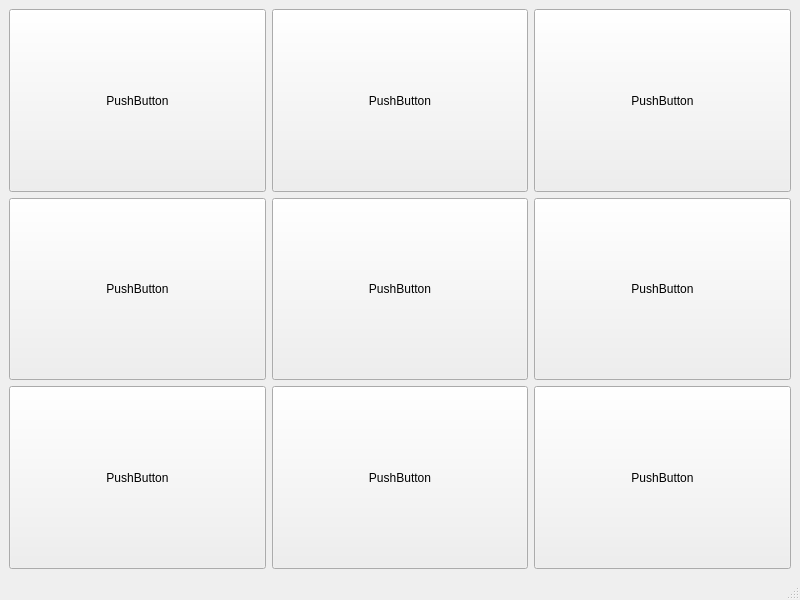
<?xml version="1.0" encoding="UTF-8"?>
<ui version="4.0">
 <class>MainWindow2</class>
 <widget class="QMainWindow" name="MainWindow2">
  <property name="geometry">
   <rect>
    <x>0</x>
    <y>0</y>
    <width>800</width>
    <height>600</height>
   </rect>
  </property>
  <property name="windowTitle">
   <string>MainWindow</string>
  </property>
  <widget class="QWidget" name="centralwidget">
   <layout class="QGridLayout" name="gridLayout">
    <item row="2" column="1">
     <widget class="QPushButton" name="pushButton_5">
      <property name="sizePolicy">
       <sizepolicy hsizetype="Minimum" vsizetype="Preferred">
        <horstretch>0</horstretch>
        <verstretch>0</verstretch>
       </sizepolicy>
      </property>
      <property name="text">
       <string>PushButton</string>
      </property>
     </widget>
    </item>
    <item row="1" column="0">
     <widget class="QPushButton" name="pushButton">
      <property name="sizePolicy">
       <sizepolicy hsizetype="Minimum" vsizetype="Preferred">
        <horstretch>0</horstretch>
        <verstretch>0</verstretch>
       </sizepolicy>
      </property>
      <property name="text">
       <string>PushButton</string>
      </property>
     </widget>
    </item>
    <item row="1" column="1">
     <widget class="QPushButton" name="pushButton_2">
      <property name="sizePolicy">
       <sizepolicy hsizetype="Minimum" vsizetype="Preferred">
        <horstretch>0</horstretch>
        <verstretch>0</verstretch>
       </sizepolicy>
      </property>
      <property name="text">
       <string>PushButton</string>
      </property>
     </widget>
    </item>
    <item row="2" column="0">
     <widget class="QPushButton" name="pushButton_4">
      <property name="sizePolicy">
       <sizepolicy hsizetype="Minimum" vsizetype="Preferred">
        <horstretch>0</horstretch>
        <verstretch>0</verstretch>
       </sizepolicy>
      </property>
      <property name="text">
       <string>PushButton</string>
      </property>
     </widget>
    </item>
    <item row="2" column="2">
     <widget class="QPushButton" name="pushButton_6">
      <property name="sizePolicy">
       <sizepolicy hsizetype="Minimum" vsizetype="Preferred">
        <horstretch>0</horstretch>
        <verstretch>0</verstretch>
       </sizepolicy>
      </property>
      <property name="text">
       <string>PushButton</string>
      </property>
     </widget>
    </item>
    <item row="1" column="2">
     <widget class="QPushButton" name="pushButton_3">
      <property name="sizePolicy">
       <sizepolicy hsizetype="Minimum" vsizetype="Preferred">
        <horstretch>0</horstretch>
        <verstretch>0</verstretch>
       </sizepolicy>
      </property>
      <property name="text">
       <string>PushButton</string>
      </property>
     </widget>
    </item>
    <item row="0" column="0">
     <widget class="QPushButton" name="pushButton_7">
      <property name="sizePolicy">
       <sizepolicy hsizetype="Minimum" vsizetype="Preferred">
        <horstretch>0</horstretch>
        <verstretch>0</verstretch>
       </sizepolicy>
      </property>
      <property name="text">
       <string>PushButton</string>
      </property>
     </widget>
    </item>
    <item row="0" column="1">
     <widget class="QPushButton" name="pushButton_8">
      <property name="sizePolicy">
       <sizepolicy hsizetype="Minimum" vsizetype="Preferred">
        <horstretch>0</horstretch>
        <verstretch>0</verstretch>
       </sizepolicy>
      </property>
      <property name="text">
       <string>PushButton</string>
      </property>
     </widget>
    </item>
    <item row="0" column="2">
     <widget class="QPushButton" name="pushButton_9">
      <property name="sizePolicy">
       <sizepolicy hsizetype="Minimum" vsizetype="Preferred">
        <horstretch>0</horstretch>
        <verstretch>0</verstretch>
       </sizepolicy>
      </property>
      <property name="text">
       <string>PushButton</string>
      </property>
     </widget>
    </item>
   </layout>
  </widget>
  <widget class="QMenuBar" name="menubar">
   <property name="geometry">
    <rect>
     <x>0</x>
     <y>0</y>
     <width>800</width>
     <height>21</height>
    </rect>
   </property>
  </widget>
  <widget class="QStatusBar" name="statusbar"/>
 </widget>
 <tabstops>
  <tabstop>pushButton_7</tabstop>
  <tabstop>pushButton_8</tabstop>
  <tabstop>pushButton_9</tabstop>
  <tabstop>pushButton</tabstop>
  <tabstop>pushButton_2</tabstop>
  <tabstop>pushButton_3</tabstop>
  <tabstop>pushButton_4</tabstop>
  <tabstop>pushButton_5</tabstop>
  <tabstop>pushButton_6</tabstop>
 </tabstops>
 <resources/>
 <connections/>
</ui>
